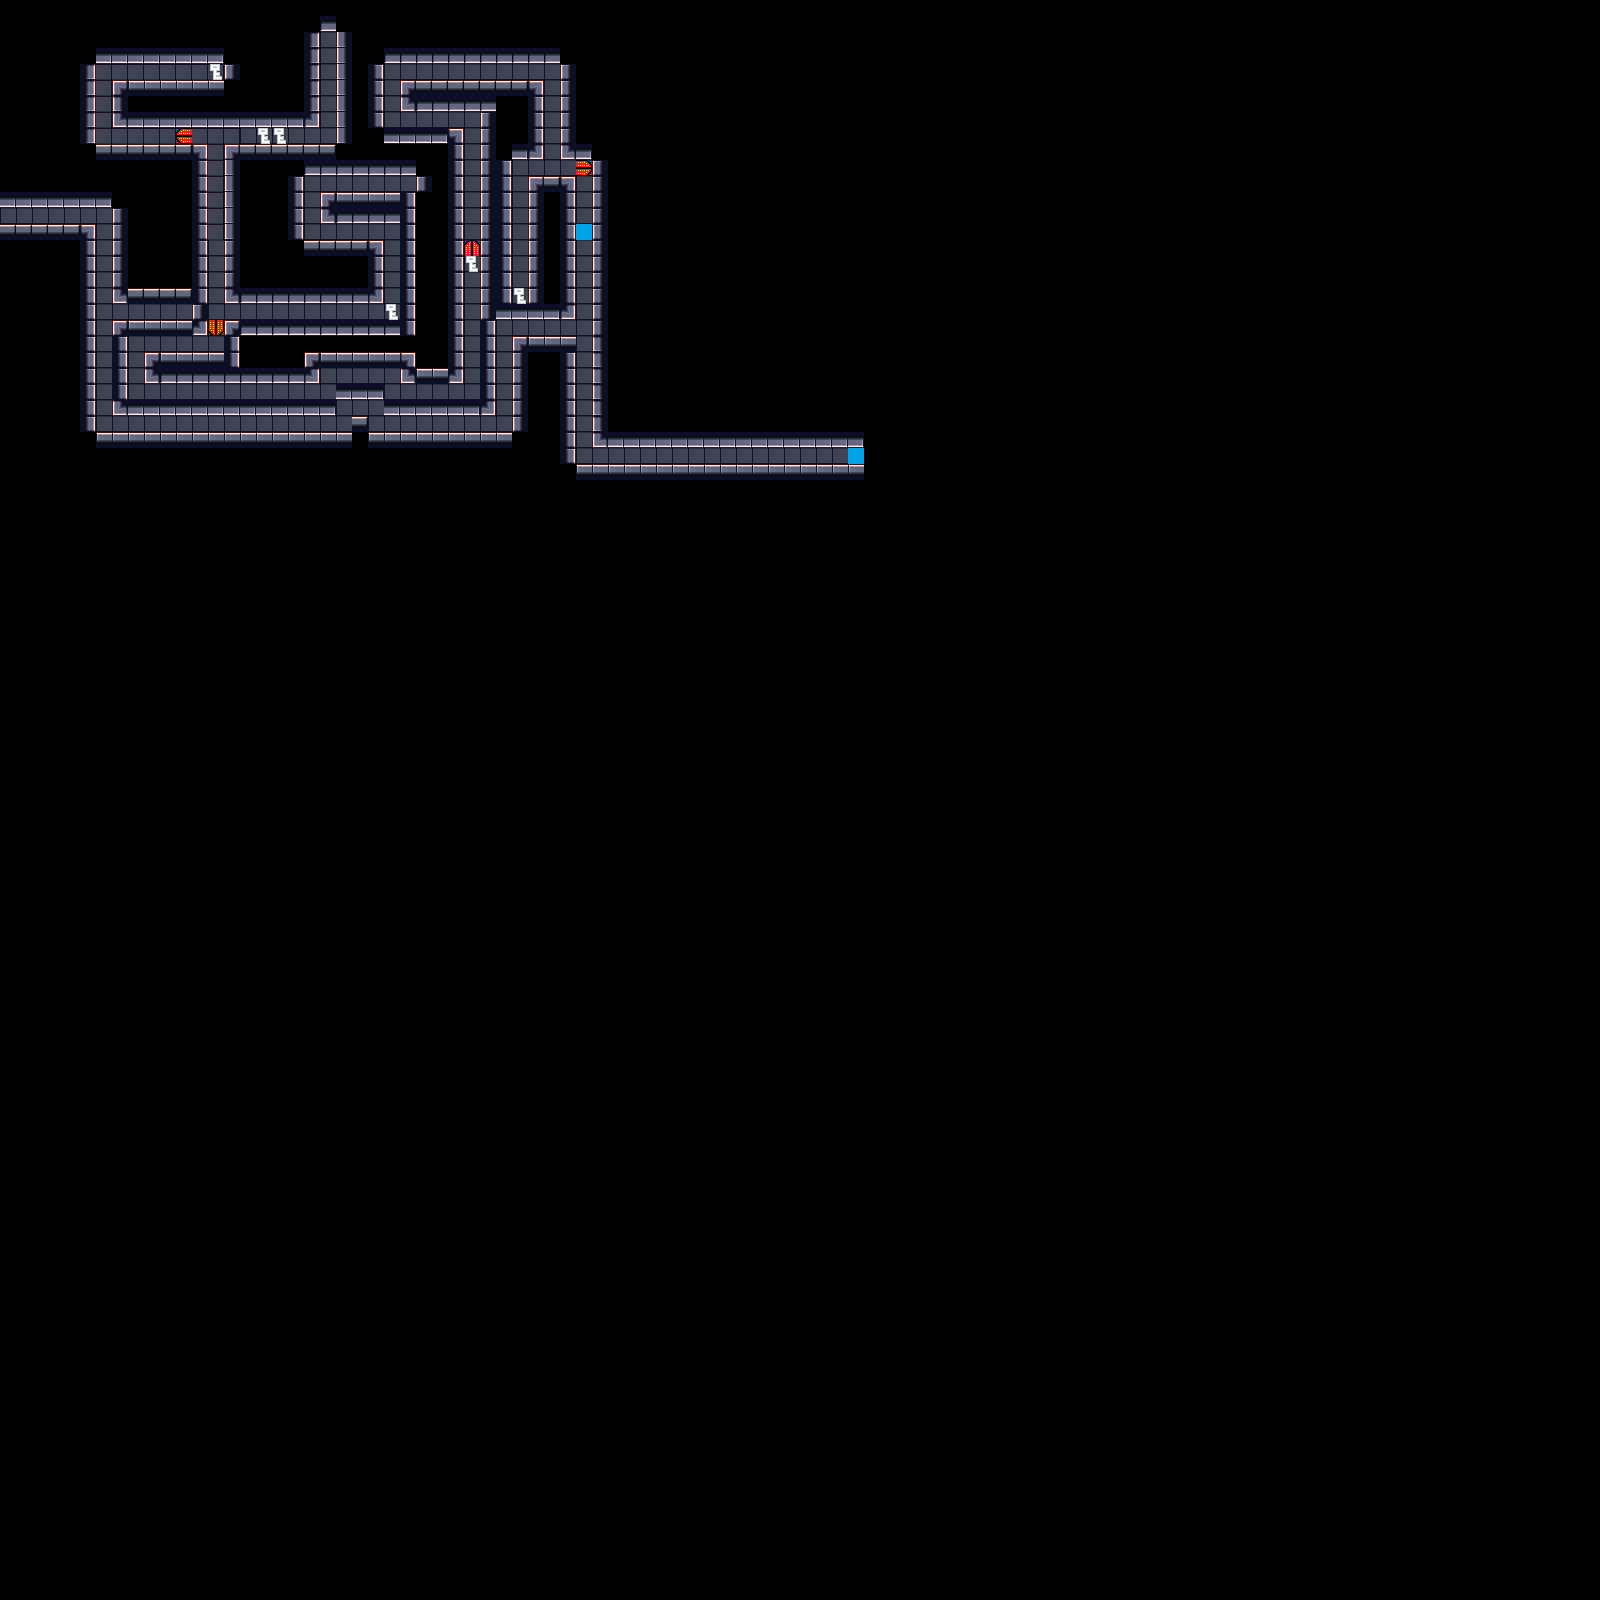

A 2D game scene composited from a Tiled map and its tileset images. What follows is a short description and the map's XML, with each tile layer's data collapsed to a summary:
An orthogonal 100x100 tile map with 16x16 px tiles, 6 tile layers (oldkeys, collision, tiles, key, ...), 5 tilesets.

<map version="1.0" orientation="orthogonal" width="100" height="100" tilewidth="16" tileheight="16">
 <tileset firstgid="1" name="tiles" tilewidth="16" tileheight="16">
  <image source="tiles3.png" width="128" height="64" />
 </tileset>
 <tileset firstgid="33" name="collision" tilewidth="16" tileheight="16">
  <image source="collision3.png" width="80" height="32" />
  <tile id="0">
   <properties>
    <property name="collide" value="true" />
   </properties>
  </tile>
 </tileset>
 <tileset firstgid="43" name="key" tilewidth="16" tileheight="16">
  <image source="key3.png" trans="ff00ff" width="16" height="16" />
  <tile id="0">
   <properties>
    <property name="keyed" value="true" />
   </properties>
  </tile>
 </tileset>
 <tileset firstgid="44" name="door" tilewidth="16" tileheight="16">
  <image source="doors3.png" trans="ff00ff" width="64" height="16" />
  <tile id="0">
   <properties>
    <property name="doored" value="true" />
   </properties>
  </tile>
  <tile id="1">
   <properties>
    <property name="doored" value="true" />
   </properties>
  </tile>
  <tile id="2">
   <properties>
    <property name="doored" value="true" />
   </properties>
  </tile>
  <tile id="3">
   <properties>
    <property name="doored" value="true" />
   </properties>
  </tile>
 </tileset>
 <tileset firstgid="48" name="end" tilewidth="16" tileheight="16">
  <image source="flashy3.png" trans="ff00ff" width="48" height="16" />
  <tile id="1">
   <properties>
    <property name="ended" value="true" />
   </properties>
  </tile>
 </tileset>
 <layer name="oldkeys" width="100" height="100">
  <data>[10000 cells, 0 non-empty, 0 distinct tile ids]</data>
 </layer>
 <layer name="collision" width="100" height="100">
  <properties>
   <property name="collide" value="true" />
  </properties>
  <data>[10000 cells, 441 non-empty, 1 distinct tile ids]</data>
 </layer>
 <layer name="tiles" width="100" height="100">
  <data>[10000 cells, 697 non-empty, 15 distinct tile ids]</data>
 </layer>
 <layer name="key" width="100" height="100">
  <data>[10000 cells, 6 non-empty, 1 distinct tile ids]</data>
 </layer>
 <layer name="door" width="100" height="100">
  <data>[10000 cells, 4 non-empty, 4 distinct tile ids]</data>
 </layer>
 <layer name="end" width="100" height="100">
  <data>[10000 cells, 2 non-empty, 1 distinct tile ids]</data>
 </layer>
</map>
